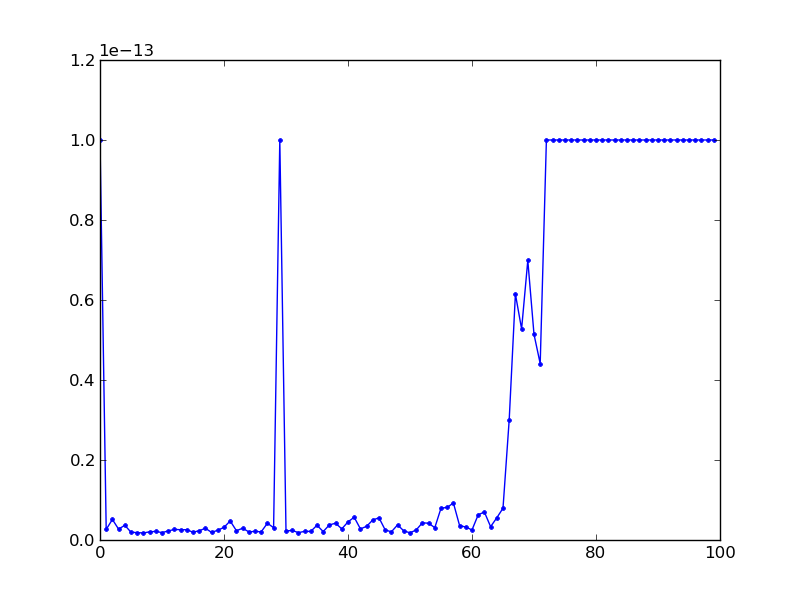

Source code (Python):
import matplotlib
matplotlib.use('Agg')

__author__ = 'lenk'

from pylab import *

def main():
    with open('test.fastq', 'r') as f:
        format = 0
        l = 33
        for i in range(100):
            readId = f.readline()
            nucl = f.readline()
            f.readline()
            quality = f.readline()
            ident = {"J", "K", "L", "M", "N", "O", "P", "Q", "R", "S", "T", "U", "V", "W", "X", "Y", "Z",
                              "[", "]", "`", "a", "b", "c", "d", "e", "f", "g", "h", r"\\", r"\^", r"\_"}
            for i in range(len(quality)):
                if quality[i] in ident:
                    format = 1
                    l = 64
                    break
            if format == 1:
                break

        f.seek(0)
        Q = []
        countAverage = []
        tempLenQ = 0
        while f:
            readId = f.readline()
            if readId == '':
                break
            nucl = f.readline()
            f.readline()
            quality = f.readline()
            if tempLenQ < len(quality):
                for i in range(tempLenQ, len(quality)):
                    Q.append(0)
                    tempLenQ += 1
                    countAverage.append(0)
            for i in range(len(quality)):
                countAverage[i] += 1
                Q[i] += ord(quality[i]) + l
    f.close()
    for j in range(len(Q)):
        Q[j]  = Q[j] * 1.0 / countAverage[j]
    x = []
    y = []
    for i in range(len(Q)):
        x.append(i)
        y.append(10 ** (-Q[i] * 1.0 / 10))
    '''with open('outtestQ.txt', 'w') as f1:
        f1.write(str(x))
        f1.write('\n')
        f1.write(str(y))
    f1.close()'''

    plot(x[:-1], y[:-1], marker='.', linestyle='-', color='b')
    savefig('quality.png')
main()
